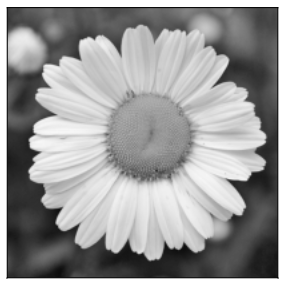
#> input picture TP_Vision_computadora_1/TP_1/img2_tp.png, 287 x 288 px, given in place of the camera
$ jupyter execute 'TP_5_Detector de fondo_reconocimiento de objetos.ipynb'   (shell and % lines are left out)   (text cells are left out)
#> lines starting #> are read from the running program, lines starting #| are printed output that depends on the picture; after the words box and inside, x2 and y2 are one past the last pixel; in counts of white or black regions, pixels touching at a corner belong together
[cell 1]
#Si queremos que las imágenes sean mostradas en una ventana emergente quitar el inline
#%matplotlib

# OpenCV-Python utiliza NumPy para el manejo de imágenes
import numpy as np
# cv2 es el módulo python para acceder a OpenCV
import cv2 as cv
# Usamos las poderosas herramientas de graficación de matplotlib para mostrar imágenes, perfiles, histogramas, etc
import matplotlib.pyplot as plt

import typing
import builtins as _mod_builtins
import math
from collections import deque

[cell 2]
metodo = 'MOG2'
#metodo = 'KNN'
if metodo == 'MOG2':
    backSub = cv.createBackgroundSubtractorMOG2()
else:
    backSub = cv.createBackgroundSubtractorKNN()
    backSub = cv.createBackgroundSubtractorKNN(detectShadows = True)

[cell 3]
# [8 lines of commented-out code are left out]


capture = cv.VideoCapture(0)
if capture.isOpened() == 0:
    exit(-1)

# Set the video resolution to HD720 (2560*720)
capture.set(cv.CAP_PROP_FRAME_WIDTH, 2560)
capture.set(cv.CAP_PROP_FRAME_HEIGHT, 720)

# Corremos la sustraccion
#------------------------
while True:
    # Leemos un frame
    ret, frame = capture.read()
#> frame is the input picture: shape (288, 287, 3); min 2, max 255, mean 154.8
    if frame is None:
        break

    # Aplicamos la sustracción al frame leído
    #----------------------------------------
    # Cada frame se utiliza tanto para calcular la máscara de primer plano como para actualizar el fondo.
    # Si se desea cambiar la tasa de aprendizaje utilizada para actualizar el modelo de fondo, es posible
    # establecer una tasa de aprendizaje específica pasando un parámetro al método apply.
    N=10 # observe que a mayor N cuando me muevo, la dteeccion marca bordes del entorno que no tuvieron desplazamiento...

    fgMask = backSub.apply(frame,N)
#> fgMask: shape (288, 287); every value is 127

    # Escribimos sobre la imagen el número de frame procesado
    cv.rectangle(frame, (10, 2), (100,20), (255,255,255), -1)
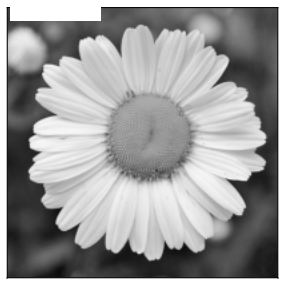
#> frame: shape (288, 287, 3); 1.54% of pixels changed, all inside (x1, y1, x2, y2) = (10, 7, 101, 21)
    cv.putText(frame, str(capture.get(cv.CAP_PROP_POS_FRAMES)), (15, 15),
               cv.FONT_HERSHEY_SIMPLEX, 0.5 , (0,0,0))
#> frame: shape (288, 287, 3); 0.07% of pixels changed, all inside (x1, y1, x2, y2) = (17, 5, 40, 16)

    # mostramos frame original e imagen binaria background/foreground
    cv.imshow('Frame', frame)
    cv.imshow('FG Mask', fgMask)

    # Corresmos hasta que termine o apriete escape
    keyboard = cv.waitKey(30)
#> (key Esc is pressed here)
    if keyboard == 'q' or keyboard == 27:
        break

cv.destroyAllWindows()
capture.release()

[cell 4]
# [8 lines of commented-out code are left out]


capture = cv.VideoCapture(0)
if capture.isOpened() == 0:
    exit(-1)

# Set the video resolution to HD720 (2560*720)
capture.set(cv.CAP_PROP_FRAME_WIDTH, 2560)
capture.set(cv.CAP_PROP_FRAME_HEIGHT, 720)

# Corremos la sustraccion
#------------------------
while True:
    # Leemos un frame
    ret, frame = capture.read()
    if frame is None:
        break


    # Aplicar el filtro de media
    mean = cv.blur(frame,(15,15))
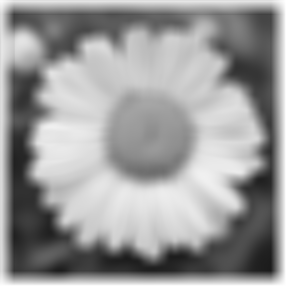
#> mean: shape (288, 287, 3); min 26, max 255, mean 154.7

    # Aplicar el filtro de mediana
    median = cv.medianBlur(frame,25)
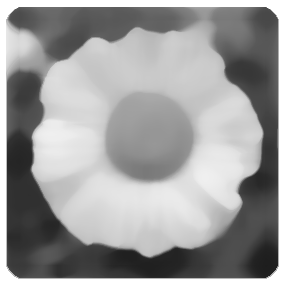
#> median: shape (288, 287, 3); min 29, max 255, mean 157.6

    # Aplicamos un suavizado Gaussiano de 3x3 y de 5x5
    low_sigma = cv.GaussianBlur(frame, (3,3), 0, 0)
    high_sigma = cv.GaussianBlur(frame, (5,5), 0, 0)
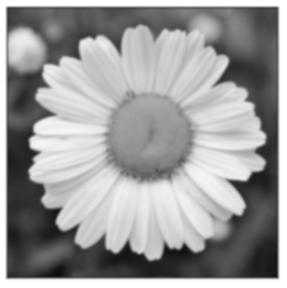
#> high_sigma: shape (288, 287, 3); min 13, max 255, mean 154.8

    # Calculamos el DoG por sustracción
    dog = low_sigma - high_sigma
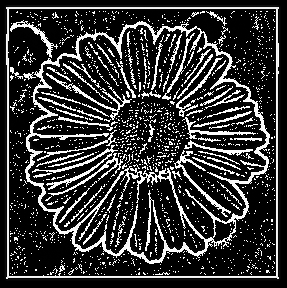
#> dog: shape (288, 287, 3); min 0, max 255, mean 54.1

    # Aplico filtro de mediana
    median2 = cv.medianBlur(dog,5)
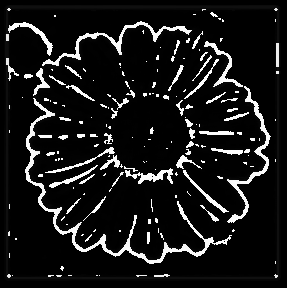
#> median2: shape (288, 287, 3); min 0, max 255, mean 25

    # Escribimos sobre la imagen el número de frame procesado
    cv.rectangle(frame, (10, 2), (100,20), (255,255,255), -1)
    cv.putText(frame, str(capture.get(cv.CAP_PROP_POS_FRAMES)), (15, 15),
               cv.FONT_HERSHEY_SIMPLEX, 0.5 , (0,0,0))


    # Mostrar la imagen
    cv.imshow('Original',frame)
    cv.imshow('Media',mean)
    cv.imshow('Mediana',median)
    cv.imshow('Mediana',median2)


    # Corresmos hasta que termine o apriete escape
    keyboard = cv.waitKey(30)
#> (key Esc is pressed here)
    if keyboard == 'q' or keyboard == 27:
        break

cv.destroyAllWindows()
capture.release()

$ run again, on TP_Vision_computadora_1/TP_1/segmentacion.png
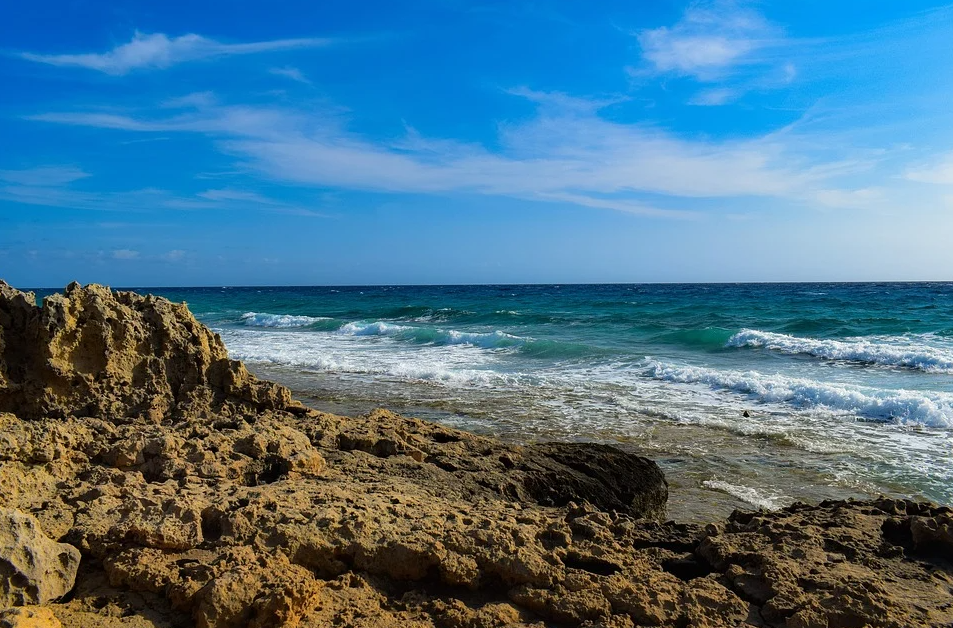
#> input picture TP_Vision_computadora_1/TP_1/segmentacion.png, 953 x 628 px, given in place of the camera
#> frame is the input picture: shape (628, 953, 3); mean B, G, R 139, 116.4, 76.1
#> `fgMask = backSub.apply(frame,N)`:
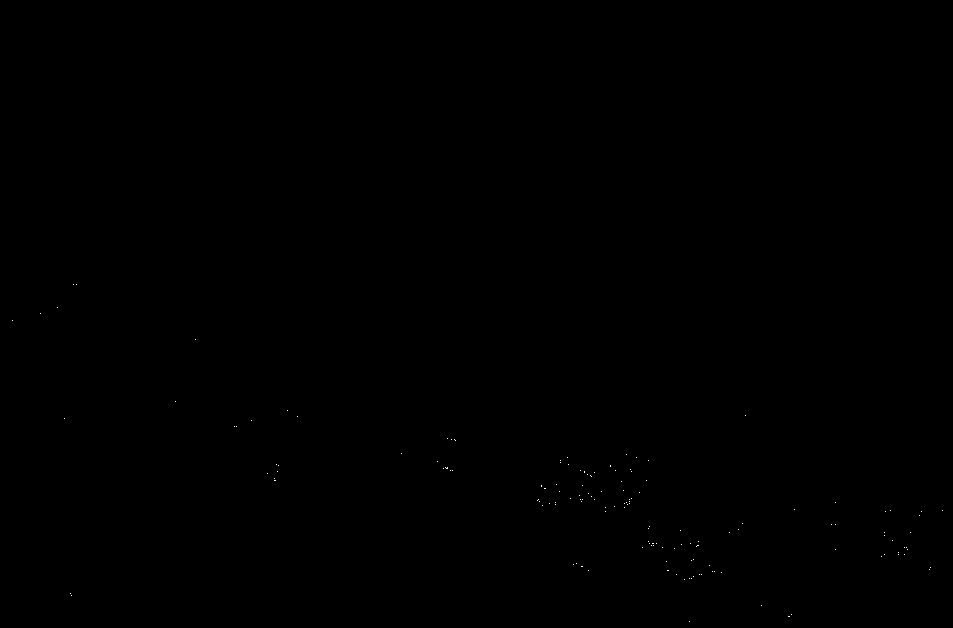
#> fgMask: shape (628, 953); values 127 (black) and 255 (white), 0.03% white in thin lines or dots, all inside (x1, y1, x2, y2) = (12, 284, 943, 622)
#> `median2 = cv.medianBlur(dog,5)`:
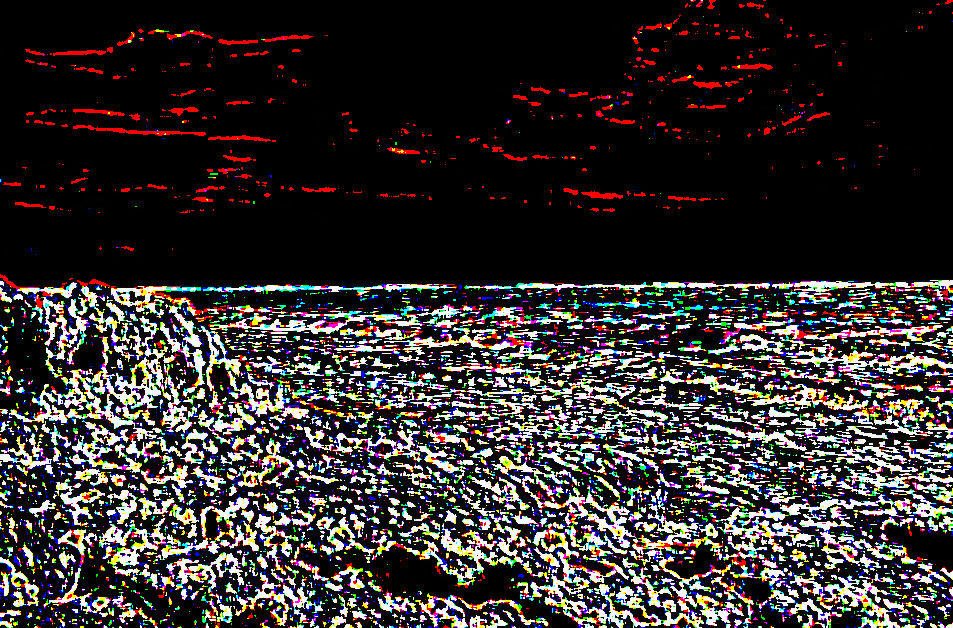
#> median2: shape (628, 953, 3); mean B, G, R 47.2, 48.4, 52.9
